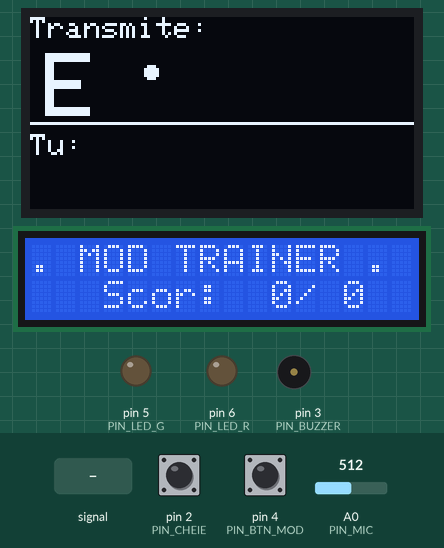
Recording of a sketch running on a simulated Arduino Uno, built with avr-gcc and run on an emulated ATmega328P. Shown: 128×64 one-colour display, 16×2 character LCD, output pins drawn as LEDs (lit = HIGH), buzzer (waves = sounding). Dashed ring = blinking. Inputs (shaded band) come from the test bench; at power-on: A0 (PIN_MIC) = 512, pin 4 (PIN_BTN_MOD) HIGH, pin 2 (PIN_CHEIE) HIGH. Random numbers use the default seed unless the sketch sets one; what the sketch prints to the serial monitor is not drawn.

Above: at 10.3 s.
10.4 s: A0 (PIN_MIC) fed a 2 Hz sine of ±306 counts around its level
At 11.78 s:
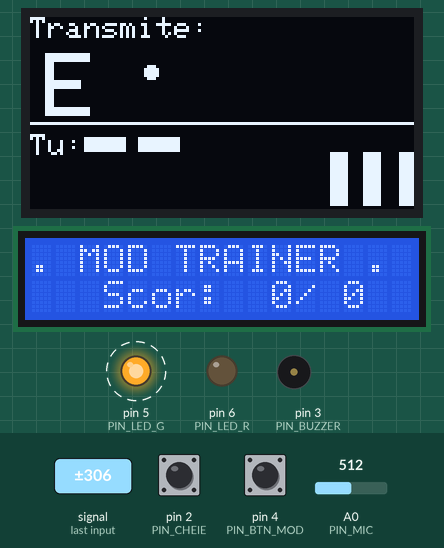
12.1 s: A0 (PIN_MIC) set to 306
At 14.1 s:
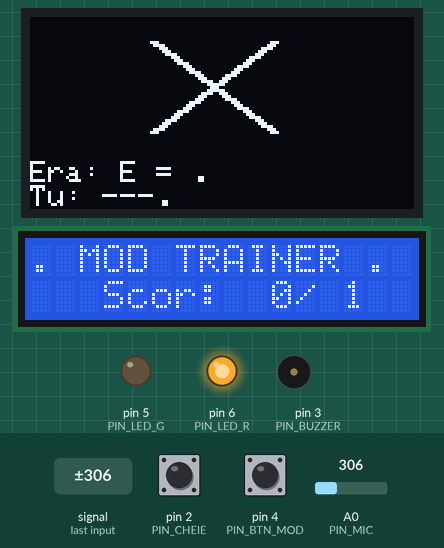
15.1 s: pin 4 (PIN_BTN_MOD) pulled LOW for 1 s
At 15.87 s:
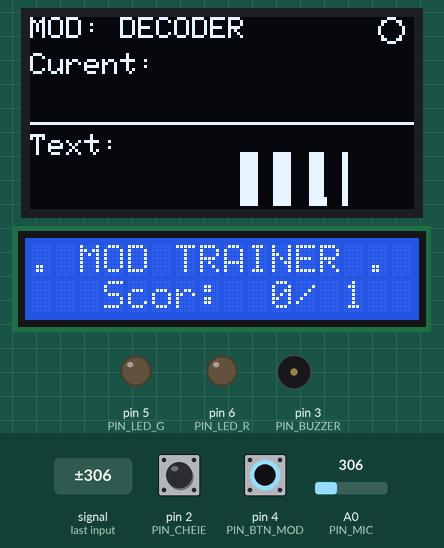
16.7 s: A0 (PIN_MIC) fed a 50 Hz sine of ±306 counts around its level
At 18.46 s:
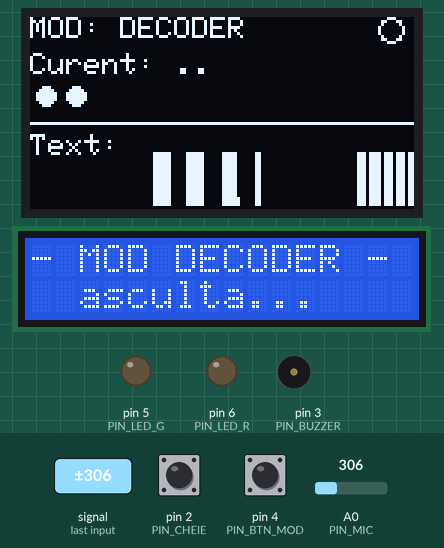
18.6 s: A0 (PIN_MIC) fed a 200 Hz sine of ±81 counts around its level
At 19.95 s:
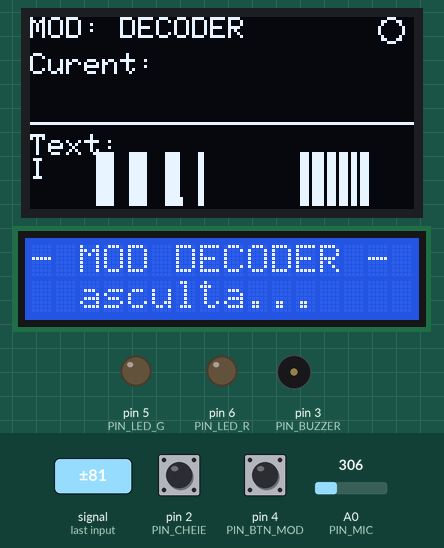
21.2 s: pin 4 (PIN_BTN_MOD) pulled LOW for 3.2 s
At 27.1 s:
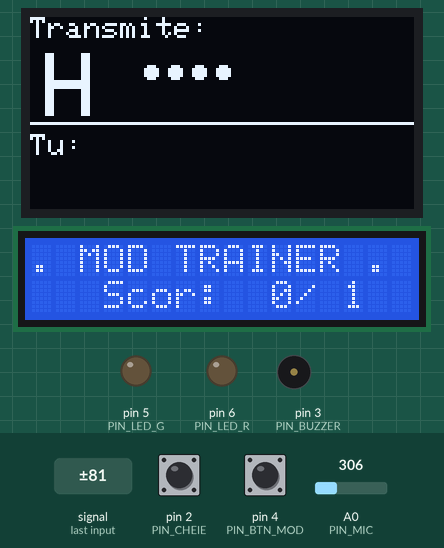
Timing chart, 0 to 53.0 s (numbered marks = the images above; inputs shaded):
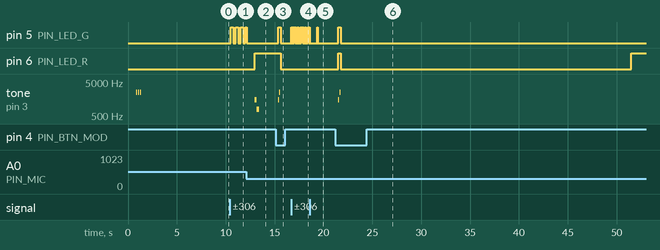

The sketch:

pm_proiect.ino
```cpp
//  Signal Corps - Mod Trainer + Mod Decoder

#include <Wire.h>
#include <Adafruit_GFX.h>
#include <Adafruit_SSD1306.h>
#include <LiquidCrystal_I2C.h>

#define PIN_CHEIE   2
#define PIN_BUZZER  3
#define PIN_BTN_MOD 4
#define PIN_LED_G   5
#define PIN_LED_R   6
#define PIN_MIC     A0

#define LCD_ADDR    0x27
#define OLED_ADDR   0x3C

Adafruit_SSD1306 oled(128, 64, &Wire, -1);
LiquidCrystal_I2C lcd(LCD_ADDR, 16, 2);

bool oledOK = false;
bool lcdOK  = false;

// ---- Parametri Morse ----
#define DOT_MAX_MS       250
#define DASH_MIN_MS      250
#define DASH_MAX_MS      1500
#define PAUZA_CARACTER   800
#define PAUZA_CUVANT     2000
#define FRECVENTA_TON    2500

// ---- Detectie microfon ----
int baselineMic = 50;
int pragVariatie = 15;
#define NR_ESANTIOANE  16
#define DEBOUNCE_MIC   25

unsigned long ultimaAdaptareBaseline = 0;
#define INTERVAL_ADAPTARE 100

// ---- Stare semnal Morse ----
#define MAX_MORSE_LEN  8
char secventaMorse[MAX_MORSE_LEN + 1] = "";
uint8_t lungimeMorse = 0;

unsigned long timpInceputSunet = 0;
unsigned long timpUltimSfarsitSunet = 0;
bool sunetDetectat = false;
unsigned long ultimaSchimbareMic = 0;

// ---- Mod Trainer ----
char literaCeruta = 'A';
char morseAsteptat[8] = ".-";
int scorCorect = 0;
int scorTotal = 0;
unsigned long timpInceputLectie = 0;
#define TIMEOUT_LECTIE_MS 30000

#define MAX_TEXT_DECODAT 24
char textDecodat[MAX_TEXT_DECODAT + 1] = "";
uint8_t lungimeText = 0;

enum Mod { MOD_TRAINER, MOD_DECODER };
Mod modCurent = MOD_TRAINER;

enum StareTrainer {
  STARE_LECTIE,
  STARE_FEEDBACK_CORECT,
  STARE_FEEDBACK_GRESIT,
  STARE_TIMEOUT
};
StareTrainer stareTrainer = STARE_LECTIE;
unsigned long timpStare = 0;

// ---- Debounce buton ----
bool stareBtnMod = HIGH;
bool stareBtnModPrecedent = HIGH;
unsigned long ultimaApasareBtn = 0;
#define DEBOUNCE_BTN 250

unsigned long ultimaAnimareLCD = 0;
uint8_t frameAnimLCD = 0;

const char letterA[] PROGMEM = ".-";
const char letterB[] PROGMEM = "-...";
const char letterC[] PROGMEM = "-.-.";
const char letterD[] PROGMEM = "-..";
const char letterE[] PROGMEM = ".";
const char letterF[] PROGMEM = "..-.";
const char letterG[] PROGMEM = "--.";
const char letterH[] PROGMEM = "....";
const char letterI[] PROGMEM = "..";
const char letterJ[] PROGMEM = ".---";
const char letterK[] PROGMEM = "-.-";
const char letterL[] PROGMEM = ".-..";
const char letterM[] PROGMEM = "--";
const char letterN[] PROGMEM = "-.";
const char letterO[] PROGMEM = "---";
const char letterP[] PROGMEM = ".--.";
const char letterQ[] PROGMEM = "--.-";
const char letterR[] PROGMEM = ".-.";
const char letterS[] PROGMEM = "...";
const char letterT[] PROGMEM = "-";
const char letterU[] PROGMEM = "..-";
const char letterV[] PROGMEM = "...-";
const char letterW[] PROGMEM = ".--";
const char letterX[] PROGMEM = "-..-";
const char letterY[] PROGMEM = "-.--";
const char letterZ[] PROGMEM = "--..";

const char* const tabelMorse[] PROGMEM = {
  letterA, letterB, letterC, letterD, letterE, letterF,
  letterG, letterH, letterI, letterJ, letterK, letterL,
  letterM, letterN, letterO, letterP, letterQ, letterR,
  letterS, letterT, letterU, letterV, letterW, letterX,
  letterY, letterZ
};
#define NR_LITERE 26

void getCodMorse(char litera, char* buffer) {
  int idx = litera - 'A';
  if (idx < 0 || idx >= NR_LITERE) {
    buffer[0] = '\0';
    return;
  }
  strcpy_P(buffer, (PGM_P)pgm_read_word(&(tabelMorse[idx])));
}

char decodificaMorse(const char* secventa) {
  char buffer[8];
  for (int i = 0; i < NR_LITERE; i++) {
    strcpy_P(buffer, (PGM_P)pgm_read_word(&(tabelMorse[i])));
    if (strcmp(secventa, buffer) == 0) {
      return 'A' + i;
    }
  }
  return '?';
}

#define LATIME_OSC 128
uint8_t istoricNivel[LATIME_OSC];
int idxOsc = 0;

// CITIRE MICROFON
int citesteVarfMicrofon() {
  int maxim = 0;
  for (int i = 0; i < NR_ESANTIOANE; i++) {
    int val = analogRead(PIN_MIC);
    if (val > maxim) maxim = val;
    delayMicroseconds(250);
  }
  return maxim;
}

// ADAUGA CARACTER MORSE
void adaugaMorse(char c) {
  if (lungimeMorse < MAX_MORSE_LEN) {
    secventaMorse[lungimeMorse++] = c;
    secventaMorse[lungimeMorse] = '\0';
  }
}

void reseteazaMorse() {
  secventaMorse[0] = '\0';
  lungimeMorse = 0;
}

// ADAUGA LA TEXT DECODAT
void adaugaTextDecodat(char c) {
  if (lungimeText >= MAX_TEXT_DECODAT) {
    // Scroll: muta tot stanga cu 1
    for (uint8_t i = 0; i < MAX_TEXT_DECODAT - 1; i++) {
      textDecodat[i] = textDecodat[i + 1];
    }
    textDecodat[MAX_TEXT_DECODAT - 1] = c;
  } else {
    textDecodat[lungimeText++] = c;
    textDecodat[lungimeText] = '\0';
  }
}

// SETUP
void setup() {
  Serial.begin(9600);
  delay(500);

  pinMode(PIN_CHEIE, INPUT_PULLUP);
  pinMode(PIN_BTN_MOD, INPUT_PULLUP);
  pinMode(PIN_LED_G, OUTPUT);
  pinMode(PIN_LED_R, OUTPUT);
  pinMode(PIN_BUZZER, OUTPUT);
  pinMode(PIN_MIC, INPUT);

  for (int i = 0; i < LATIME_OSC; i++) istoricNivel[i] = 0;

  Serial.println();
  Serial.println(F("== Signal Corps Boot =="));

  Wire.begin();
  Wire.setClock(100000);
  delay(200);

  Serial.print(F("OLED... "));
  for (int i = 0; i < 5; i++) {
    if (oled.begin(SSD1306_SWITCHCAPVCC, OLED_ADDR)) {
      oledOK = true;
      break;
    }
    delay(300);
  }
  Serial.println(oledOK ? F("OK") : F("ESEC"));

  Serial.print(F("LCD... "));
  lcd.init();
  lcd.backlight();
  lcdOK = true;
  Serial.println(F("OK"));

  randomSeed(analogRead(A1) + analogRead(A2) + millis());

  afiseazaIntro();
  delay(2000);

  calibreazaMicrofon();

  porneste_lectie_noua();
}

// LOOP
void loop() {
  bool cheieApasata = (digitalRead(PIN_CHEIE) == LOW);
  if (cheieApasata) {
    tone(PIN_BUZZER, FRECVENTA_TON);
  } else {
    noTone(PIN_BUZZER);
    digitalWrite(PIN_BUZZER, LOW);
  }

  verifica_buton_mod();

  if (modCurent == MOD_TRAINER) {
    ruleazaModTrainer();
  } else {
    ruleazaModDecoder();
  }

  if (millis() - ultimaAnimareLCD > 800) {
    ultimaAnimareLCD = millis();
    frameAnimLCD = (frameAnimLCD + 1) % 4;
    actualizeaza_design_LCD();
  }
}

// BUTON SCHIMBARE MOD
void verifica_buton_mod() {
  bool stareNoua = digitalRead(PIN_BTN_MOD);

  if (stareNoua != stareBtnModPrecedent) {
    ultimaApasareBtn = millis();
  }

  if ((millis() - ultimaApasareBtn) > DEBOUNCE_BTN) {
    if (stareNoua != stareBtnMod) {
      stareBtnMod = stareNoua;

      if (stareBtnMod == LOW) {
        schimba_mod();
      }
    }
  }
  stareBtnModPrecedent = stareNoua;
}

void schimba_mod() {
  if (modCurent == MOD_TRAINER) {
    modCurent = MOD_DECODER;
    textDecodat[0] = '\0';
    lungimeText = 0;
    reseteazaMorse();
    sunetDetectat = false;
    timpUltimSfarsitSunet = 0;
    Serial.println(F(">>> DECODER <<<"));
  } else {
    modCurent = MOD_TRAINER;
    reseteazaMorse();
    sunetDetectat = false;
    timpUltimSfarsitSunet = 0;
    porneste_lectie_noua();
    Serial.println(F(">>> TRAINER <<<"));
  }

  digitalWrite(PIN_LED_G, HIGH);
  digitalWrite(PIN_LED_R, HIGH);
  tone(PIN_BUZZER, 1500, 80);
  delay(120);
  tone(PIN_BUZZER, 2500, 80);
  delay(120);
  digitalWrite(PIN_LED_G, LOW);
  digitalWrite(PIN_LED_R, LOW);
}

// LCD - mod si scor
void actualizeaza_design_LCD() {
  if (!lcdOK) return;

  lcd.setCursor(0, 0);

  char anim[] = {'.', '-', '.', '-'};

  if (modCurent == MOD_TRAINER) {
    lcd.print(anim[frameAnimLCD]);
    lcd.print(F(" MOD TRAINER "));
    lcd.print(anim[(frameAnimLCD + 2) % 4]);

    lcd.setCursor(0, 1);
    lcd.print(F("   Scor: "));
    if (scorCorect < 10) lcd.print(F(" "));
    lcd.print(scorCorect);
    lcd.print(F("/"));
    if (scorTotal < 10) lcd.print(F(" "));
    lcd.print(scorTotal);
    lcd.print(F("   "));
  } else {
    lcd.print(anim[frameAnimLCD]);
    lcd.print(F(" MOD DECODER "));
    lcd.print(anim[(frameAnimLCD + 2) % 4]);

    lcd.setCursor(0, 1);
    if (sunetDetectat) {
      lcd.print(F("  >> SEMNAL <<  "));
    } else {
      lcd.print(F("  asculta...    "));
    }
  }
}

// MOD TRAINER
void ruleazaModTrainer() {
  switch (stareTrainer) {
    case STARE_LECTIE:
      proceseazaSemnalMicrofon();
      ruleaza_lectie();
      if (stareTrainer == STARE_LECTIE) {
        actualizeazaOLED_Trainer();
      }
      break;
    case STARE_FEEDBACK_CORECT:
      if (millis() - timpStare > 3000) porneste_lectie_noua();
      break;
    case STARE_FEEDBACK_GRESIT:
      if (millis() - timpStare > 3000) porneste_lectie_noua();
      break;
    case STARE_TIMEOUT:
      if (millis() - timpStare > 4000) porneste_lectie_noua();
      break;
  }
}

void porneste_lectie_noua() {
  int idx = random(NR_LITERE);
  literaCeruta = 'A' + idx;
  getCodMorse(literaCeruta, morseAsteptat);

  reseteazaMorse();
  sunetDetectat = false;
  timpInceputLectie = millis();
  timpUltimSfarsitSunet = 0;
  stareTrainer = STARE_LECTIE;

  Serial.print(F("LECTIE: "));
  Serial.print(literaCeruta);
  Serial.print(F(" ("));
  Serial.print(morseAsteptat);
  Serial.println(F(")"));

  actualizeaza_design_LCD();
  actualizeazaOLED_Trainer();

  digitalWrite(PIN_LED_G, LOW);
  digitalWrite(PIN_LED_R, LOW);
}

void ruleaza_lectie() {
  if (millis() - timpInceputLectie > TIMEOUT_LECTIE_MS) {
    semnaleazaTimeout();
    return;
  }

  if (!sunetDetectat && timpUltimSfarsitSunet > 0 && lungimeMorse > 0) {
    if (millis() - timpUltimSfarsitSunet > PAUZA_CARACTER) {
      verifica_raspuns();
    }
  }
}

void verifica_raspuns() {
  Serial.print(F("Verif: "));
  Serial.print(secventaMorse);
  Serial.print(F(" vs "));
  Serial.println(morseAsteptat);

  if (strcmp(secventaMorse, morseAsteptat) == 0) {
    semnaleazaCorect();
  } else {
    semnaleazaGresit();
  }
}

void semnaleazaCorect() {
  scorCorect++;
  scorTotal++;
  stareTrainer = STARE_FEEDBACK_CORECT;

  Serial.println(F("CORECT"));

  digitalWrite(PIN_LED_G, HIGH);
  tone(PIN_BUZZER, 2000); delay(100);
  tone(PIN_BUZZER, 2500); delay(100);
  tone(PIN_BUZZER, 3000); delay(150);
  noTone(PIN_BUZZER);

  if (oledOK) {
    oled.clearDisplay();
    oled.setTextColor(SSD1306_WHITE);
    for (int t = 0; t < 3; t++) {
      oled.drawLine(35 + t, 25, 50 + t, 40, SSD1306_WHITE);
      oled.drawLine(50 + t, 40, 90 + t, 10, SSD1306_WHITE);
    }
    oled.setTextSize(2);
    oled.setCursor(15, 48);
    oled.print(F("CORECT"));
    oled.display();
  }

  timpStare = millis();
}

void semnaleazaGresit() {
  scorTotal++;
  stareTrainer = STARE_FEEDBACK_GRESIT;

  Serial.println(F("GRESIT"));

  digitalWrite(PIN_LED_R, HIGH);
  tone(PIN_BUZZER, 1500); delay(200);
  tone(PIN_BUZZER, 800);  delay(300);
  noTone(PIN_BUZZER);

  if (oledOK) {
    oled.clearDisplay();
    oled.setTextColor(SSD1306_WHITE);
    for (int i = 0; i < 3; i++) {
      oled.drawLine(40 + i, 8, 80 + i, 38, SSD1306_WHITE);
      oled.drawLine(80 + i, 8, 40 + i, 38, SSD1306_WHITE);
    }
    oled.setTextSize(1);
    oled.setCursor(0, 48);
    oled.print(F("Era: "));
    oled.print(literaCeruta);
    oled.print(F(" = "));
    oled.print(morseAsteptat);
    oled.setCursor(0, 56);
    oled.print(F("Tu: "));
    oled.print(secventaMorse);
    oled.display();
  }

  timpStare = millis();
}

void semnaleazaTimeout() {
  scorTotal++;
  stareTrainer = STARE_TIMEOUT;

  Serial.println(F("TIMEOUT"));

  noTone(PIN_BUZZER);
  digitalWrite(PIN_LED_R, HIGH);

  if (oledOK) {
    oled.clearDisplay();
    oled.setTextColor(SSD1306_WHITE);
    oled.drawTriangle(50, 8, 78, 8, 64, 30, SSD1306_WHITE);
    oled.drawTriangle(50, 44, 78, 44, 64, 22, SSD1306_WHITE);
    oled.drawLine(45, 6, 83, 6, SSD1306_WHITE);
    oled.drawLine(45, 46, 83, 46, SSD1306_WHITE);
    oled.setTextSize(1);
    oled.setCursor(0, 55);
    oled.print(F("Era: "));
    oled.print(literaCeruta);
    oled.print(F(" = "));
    oled.print(morseAsteptat);
    oled.display();
  }

  timpStare = millis();
}

// OLED MOD TRAINER
void actualizeazaOLED_Trainer() {
  if (!oledOK) return;

  int varf = citesteVarfMicrofon();
  int variatie = max(0, varf - baselineMic);
  uint8_t nivel = constrain(map(variatie, 0, 60, 0, 18), 0, 18);
  istoricNivel[idxOsc] = nivel;
  idxOsc = (idxOsc + 1) % LATIME_OSC;

  oled.clearDisplay();
  oled.setTextColor(SSD1306_WHITE);

  oled.setTextSize(1);
  oled.setCursor(0, 0);
  oled.print(F("Transmite:"));

  oled.setTextSize(3);
  oled.setCursor(5, 12);
  oled.print(literaCeruta);

  int x = 40;
  int y = 18;
  for (uint8_t i = 0; i < strlen(morseAsteptat); i++) {
    if (morseAsteptat[i] == '.') {
      oled.fillCircle(x, y, 2, SSD1306_WHITE);
      x += 8;
    } else {
      oled.fillRect(x - 3, y - 2, 10, 4, SSD1306_WHITE);
      x += 14;
    }
  }

  oled.drawFastHLine(0, 35, 128, SSD1306_WHITE);

  oled.setTextSize(1);
  oled.setCursor(0, 39);
  oled.print(F("Tu:"));

  x = 22;
  y = 42;
  for (uint8_t i = 0; i < lungimeMorse; i++) {
    if (secventaMorse[i] == '.') {
      oled.fillCircle(x, y, 3, SSD1306_WHITE);
      x += 10;
    } else {
      oled.fillRect(x - 4, y - 2, 14, 5, SSD1306_WHITE);
      x += 18;
    }
    if (x > 124) break;
  }

  // Osciloscop
  for (int i = 0; i < LATIME_OSC; i++) {
    int h = istoricNivel[(idxOsc + i) % LATIME_OSC];
    if (h > 0) {
      oled.drawFastVLine(i, 63 - h, h, SSD1306_WHITE);
    }
  }

  oled.display();
}

// MOD DECODER
void ruleazaModDecoder() {
  proceseazaSemnalMicrofon();

  if (!sunetDetectat && timpUltimSfarsitSunet > 0 && lungimeMorse > 0) {
    if (millis() - timpUltimSfarsitSunet > PAUZA_CARACTER) {
      char litera = decodificaMorse(secventaMorse);

      Serial.print(F("DECODAT: "));
      Serial.print(secventaMorse);
      Serial.print(F(" = "));
      Serial.println(litera);

      adaugaTextDecodat(litera);
      reseteazaMorse();
      timpUltimSfarsitSunet = 0;

      if (litera != '?') {
        digitalWrite(PIN_LED_G, HIGH);
        delay(50);
        digitalWrite(PIN_LED_G, LOW);
      } else {
        digitalWrite(PIN_LED_R, HIGH);
        delay(50);
        digitalWrite(PIN_LED_R, LOW);
      }
    }
  }

  if (!sunetDetectat && timpUltimSfarsitSunet > 0 && lungimeMorse == 0) {
    if (millis() - timpUltimSfarsitSunet > PAUZA_CUVANT) {
      if (lungimeText > 0 && textDecodat[lungimeText - 1] != ' ') {
        adaugaTextDecodat(' ');
        timpUltimSfarsitSunet = 0;
      }
    }
  }

  actualizeazaOLED_Decoder();
}

// OLED MOD DECODER
void actualizeazaOLED_Decoder() {
  if (!oledOK) return;

  static unsigned long ultimaActualizare = 0;
  if (millis() - ultimaActualizare < 80) return;
  ultimaActualizare = millis();

  int varf = citesteVarfMicrofon();
  int variatie = max(0, varf - baselineMic);
  uint8_t nivel = constrain(map(variatie, 0, 60, 0, 18), 0, 18);
  istoricNivel[idxOsc] = nivel;
  idxOsc = (idxOsc + 1) % LATIME_OSC;

  oled.clearDisplay();
  oled.setTextColor(SSD1306_WHITE);

  oled.setTextSize(1);
  oled.setCursor(0, 0);
  oled.print(F("MOD: DECODER"));

  if (sunetDetectat) {
    oled.fillCircle(120, 4, 4, SSD1306_WHITE);
  } else {
    oled.drawCircle(120, 4, 4, SSD1306_WHITE);
  }

  oled.setCursor(0, 12);
  oled.print(F("Curent: "));
  oled.print(secventaMorse);

  int x = 5;
  int y = 26;
  for (uint8_t i = 0; i < lungimeMorse; i++) {
    if (secventaMorse[i] == '.') {
      oled.fillCircle(x, y, 3, SSD1306_WHITE);
      x += 10;
    } else {
      oled.fillRect(x - 4, y - 2, 14, 5, SSD1306_WHITE);
      x += 18;
    }
    if (x > 120) break;
  }

  oled.drawFastHLine(0, 35, 128, SSD1306_WHITE);

  oled.setCursor(0, 39);
  oled.print(F("Text:"));
  oled.setCursor(0, 47);

  int start = (lungimeText > 16) ? lungimeText - 16 : 0;
  for (int i = start; i < lungimeText; i++) {
    oled.print(textDecodat[i]);
  }

  // Osciloscop
  for (int i = 0; i < LATIME_OSC; i++) {
    int h = istoricNivel[(idxOsc + i) % LATIME_OSC];
    if (h > 0) {
      oled.drawFastVLine(i, 63 - h, h, SSD1306_WHITE);
    }
  }

  oled.display();
}

// PROCESARE SEMNAL MICROFON
void proceseazaSemnalMicrofon() {
  int varf = citesteVarfMicrofon();
  int variatie = varf - baselineMic;

  if (!sunetDetectat && millis() - ultimaAdaptareBaseline > INTERVAL_ADAPTARE) {
    ultimaAdaptareBaseline = millis();
    baselineMic = (baselineMic * 19 + varf) / 20;
  }

  int pragOn  = pragVariatie;
  int pragOff = pragVariatie / 2;

  if (!sunetDetectat && variatie > pragOn) {
    if (millis() - ultimaSchimbareMic > DEBOUNCE_MIC) {
      sunetDetectat = true;
      timpInceputSunet = millis();
      ultimaSchimbareMic = millis();
      digitalWrite(PIN_LED_G, HIGH);
    }
  }

  if (sunetDetectat && variatie < pragOff) {
    if (millis() - ultimaSchimbareMic > DEBOUNCE_MIC) {
      sunetDetectat = false;
      unsigned long durata = millis() - timpInceputSunet;
      timpUltimSfarsitSunet = millis();
      ultimaSchimbareMic = millis();

      digitalWrite(PIN_LED_G, LOW);

      if (durata < 60) {
      } else if (durata < DOT_MAX_MS) {
        adaugaMorse('.');
        Serial.print(F("DOT -> "));
        Serial.println(secventaMorse);
      } else if (durata < DASH_MAX_MS) {
        adaugaMorse('-');
        Serial.print(F("DASH -> "));
        Serial.println(secventaMorse);
      }
    }
  }
}

// INTRO
void afiseazaIntro() {
  if (oledOK) {
    oled.clearDisplay();
    oled.setTextColor(SSD1306_WHITE);
    oled.setTextSize(2);
    oled.setCursor(5, 5);
    oled.println(F("SIGNAL"));
    oled.setCursor(15, 25);
    oled.println(F("CORPS"));
    oled.setTextSize(1);
    oled.setCursor(0, 50);
    oled.println(F("Trainer+Decoder"));
    oled.display();
  }

  if (lcdOK) {
    lcd.clear();
    lcd.setCursor(0, 0);
    lcd.print(F("  Signal Corps  "));
    lcd.setCursor(0, 1);
    lcd.print(F(" Morse Trainer  "));
  }

  for (int i = 0; i < 3; i++) {
    tone(PIN_BUZZER, FRECVENTA_TON, 100);
    delay(200);
  }
}

// CALIBRARE MICROFON
void calibreazaMicrofon() {
  if (oledOK) {
    oled.clearDisplay();
    oled.setTextColor(SSD1306_WHITE);
    oled.setTextSize(1);
    oled.setCursor(0, 5);
    oled.println(F("Calibrare microfon"));
    oled.println();
    oled.println(F("Stai in liniste"));
    oled.println(F("3 secunde..."));
    oled.println();
    oled.println(F("NU apasa cheia!"));
    oled.display();
  }

  if (lcdOK) {
    lcd.clear();
    lcd.setCursor(0, 0);
    lcd.print(F("Calibrare mic.."));
    lcd.setCursor(0, 1);
    lcd.print(F("LINISTE 3 sec"));
  }

  Serial.println(F("Calibrare..."));

  long suma = 0;
  int varfMax = 0;
  const int NR_BURST = 100;

  for (int i = 0; i < NR_BURST; i++) {
    int varf = citesteVarfMicrofon();
    suma += varf;
    if (varf > varfMax) varfMax = varf;
    delay(30);
  }

  baselineMic = suma / NR_BURST;
  pragVariatie = (varfMax - baselineMic) + 15;
  if (pragVariatie < 15) pragVariatie = 15;

  Serial.print(F("Baseline: "));
  Serial.print(baselineMic);
  Serial.print(F(" Prag: "));
  Serial.println(pragVariatie);

  if (oledOK) {
    oled.clearDisplay();
    oled.setCursor(0, 5);
    oled.println(F("Calibrare gata!"));
    oled.println();
    oled.print(F("Baseline: "));
    oled.println(baselineMic);
    oled.print(F("Prag: +"));
    oled.println(pragVariatie);
    oled.println();
    oled.println(F("Buton = schimba mod"));
    oled.display();
  }

  delay(2000);
}
```

Measured:
- after the input at 10.4 s, pin 5 (PIN_LED_G): alternates HIGH for 0.25 s and LOW for 0.24 s, starting after 0.11 s
- after the input at 12.1 s, pin 6 (PIN_LED_R): LOW → HIGH after 0.85 s; tone on pin 3 (PIN_BUZZER): silent → 1500 Hz after 0.85 s, → 800 Hz 0.20 s later, → silent 0.30 s later
- after the input at 15.1 s, pin 5 (PIN_LED_G): LOW → HIGH after 0.26 s, → LOW 0.24 s later; tone on pin 3 (PIN_BUZZER): silent → 1500 Hz after 0.26 s, → silent 0.08 s later, → 2500 Hz 0.04 s later, → silent 0.08 s later
- after the input at 21.2 s, pin 5 (PIN_LED_G): LOW → HIGH after 0.33 s, → LOW 0.24 s later; pin 6 (PIN_LED_R): LOW → HIGH after 0.33 s, → LOW 0.24 s later, → HIGH 29.7 s later; tone on pin 3 (PIN_BUZZER): silent → 1500 Hz after 0.33 s, → silent 0.08 s later, → 2500 Hz 0.04 s later, → silent 0.08 s later
- what the display in image 2 shows lasts 0.8 s, from 13.5 s to 14.3 s
